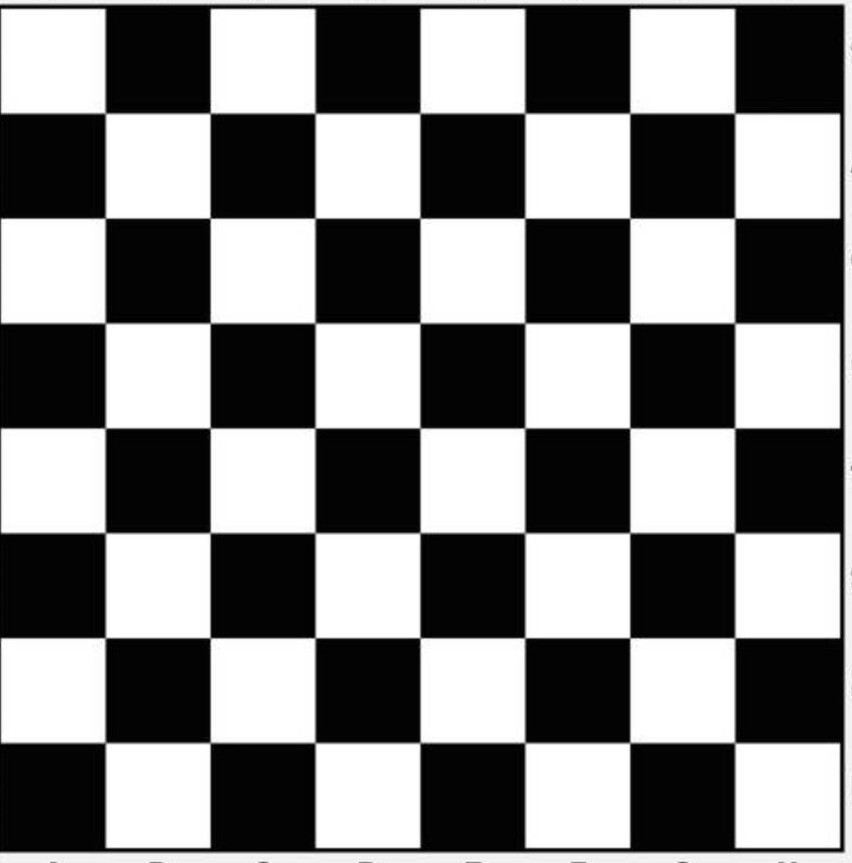
#> input picture assets/chess.jpg, 852 x 863 px
$ python imgCornerDetection.py
#> lines starting #> are read from the running program, lines starting #| are printed output that depends on the picture; after the words box and inside, x2 and y2 are one past the last pixel; in counts of white or black regions, pixels touching at a corner belong together
import cv2
import numpy as np

"""
Shi-Tomasi Corner detector & Good feature to track
"""

img = cv2.imread("assets/chess.jpg", 1)
#> img is the input picture: shape (863, 852, 3); min 0, max 255, mean 129.8


if img is None:
    print("Image not found")
    exit()

gray = cv2.cvtColor(img, cv2.COLOR_BGR2GRAY)

corners = cv2.goodFeaturesToTrack(gray, 100, 0.01, 50)
#> corners = 81 rows, first 8: [211, 219], [631, 639], [629, 219], [211, 637], [419, 637], [419, 219], [629, 427], [209, 429]
# Source img, number of corners, minimum quality, minimum euclidian distance
"""
(x1, y1), (x2, y2) = corners[0][0]
sqrt((x2 - x1)^2 + (y2 - y1)^2) distance between two points
"""
corners = np.int_(corners) # Or int0(corners)

for corner in corners:
    x, y = corner.ravel() # Flattens, gives the elements from the: [[x, y]] -> [x, y]
    cv2.circle(img, (x, y), 3, (0, 0, 255), -1) #imgDrawing
#> this loop made 81 passes
#> (x, y) on passes 1 to 12: (211, 219), (631, 639), (629, 219), (211, 637), (419, 637), (419, 219), (629, 427), (209, 429), (106, 219), (209, 322), (631, 322), (524, 219)
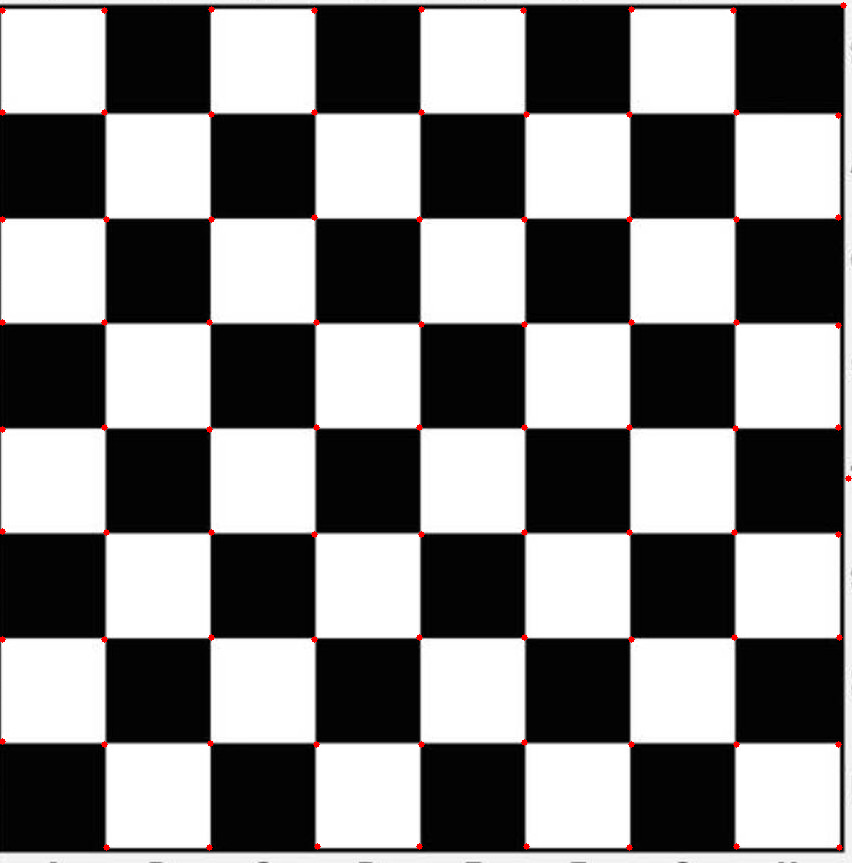
#> img: shape (863, 852, 3); 0.32% of pixels changed, all inside (x1, y1, x2, y2) = (0, 2, 852, 851)

for i in range(len(corners)):
    for j in range(i + 1, len(corners)):
        corner1 = tuple(corners[i][0])
        corner2 = tuple(corners[j][0])
        color = tuple(map(lambda x: int(x) ,np.random.randint(0, 255, size=3)))
        # Generate a random RGB color tuple with 3 integer values (Red, Green, Blue)
        cv2.line(img, corner1, corner2, color, 1)
#> this loop made 81 passes
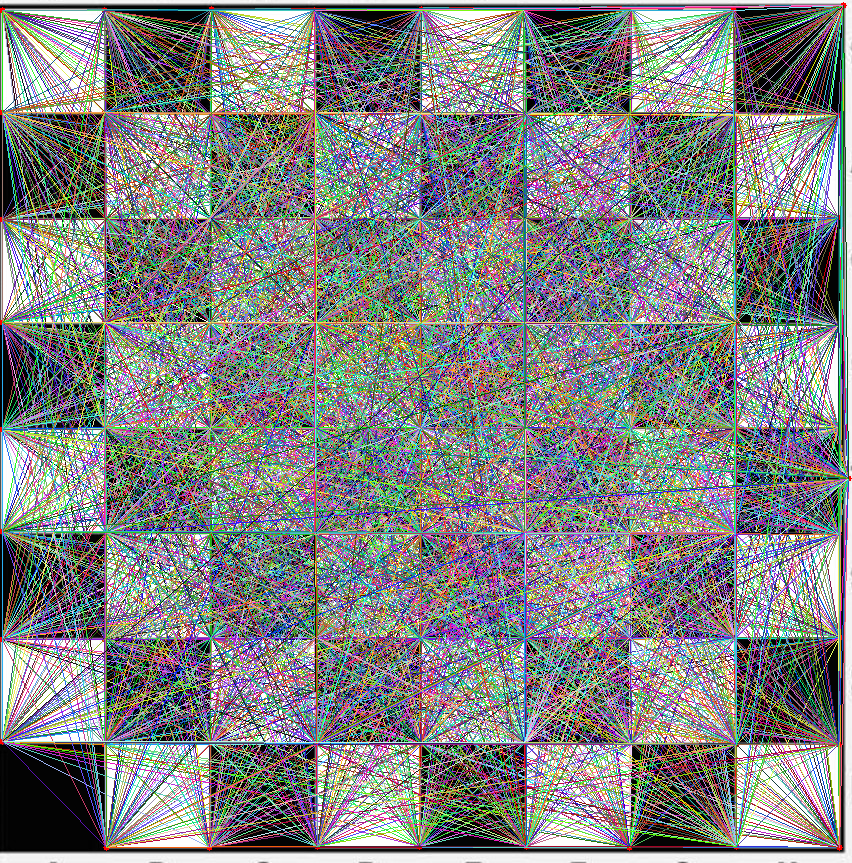
#> img: shape (863, 852, 3); mean B, G, R 130, 130.2, 128.8

cv2.imshow("img", img)
cv2.waitKey(0)
cv2.destroyAllWindows()
